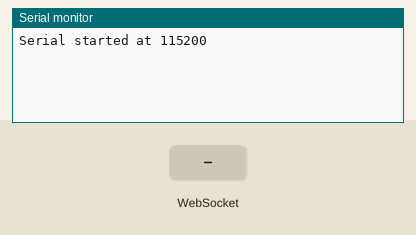
A sketch run on a simulated ESP8266 (NodeMCU). On the bench: the last lines printed to the serial monitor. The test bench sets the inputs (shaded band).

Above: at 1.2 s.
1.3 s: WebSocket text "1" received
At 2.0 s:
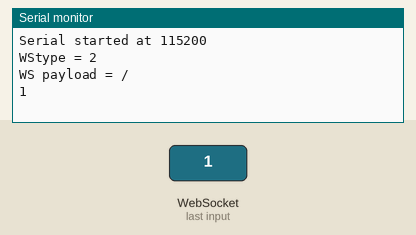
2.8 s: WebSocket text "0" received
At 4.0 s:
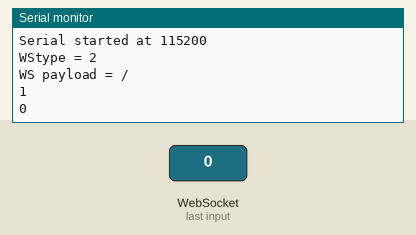
4.3 s: WebSocket text "2" received
At 5.4 s:
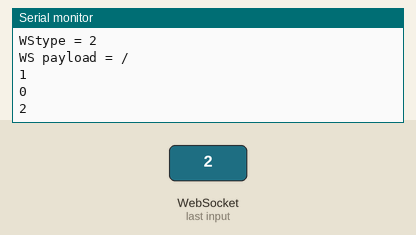

Measured:
- after the input at 1.3 s, the serial monitor: prints a new line at once (image 1)
- after the input at 2.8 s, the serial monitor: prints a new line at once (image 2)
- after the input at 4.3 s, the serial monitor: prints a new line at once (image 3)

The sketch:

ws.ino
```cpp
//http://www.martyncurrey.com/esp8266-and-the-arduino-ide-part-9-websockets/

#include <WebSocketsServer.h>
#include <ESP8266WiFi.h>

WebSocketsServer webSocket = WebSocketsServer(81);
 char res[50];


void setup()
{

  Serial.begin(115200);
  Serial.println();
  Serial.println("Serial started at 115200");
  Serial.println();


   WiFi.softAP("costycnc");
  webSocket.begin();
  webSocket.onEvent(webSocketEvent);
}

void loop()
{
    webSocket.loop();

}

void webSocketEvent(byte num, WStype_t type, uint8_t * payload, size_t length)
{
  if(type == WStype_TEXT)
  {

      for (int i = 0; i <= length; i++) {
    res[i]=char(payload[i]);
  }
      Serial.println(res);
      webSocket.broadcastTXT("ok");

  }

  else
  {


    Serial.print("WStype = ");   Serial.println(type);
    Serial.print("WS payload = ");
    for(int i = 0; i < length; i++) { Serial.print((char) payload[i]); }
    Serial.println();

  }
}
```
